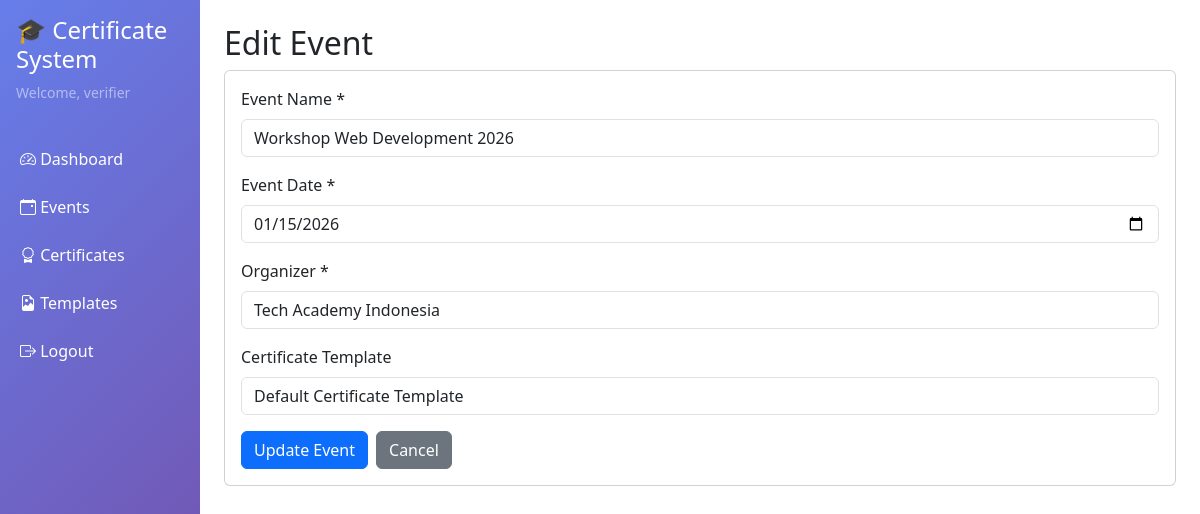
The page /admin/events/edit.php?id=1 (signed in) on the database its author committed.
### tables this page shows
CREATE TABLE IF NOT EXISTS events (
    id INT PRIMARY KEY AUTO_INCREMENT,
    event_name VARCHAR(200) NOT NULL,
    event_date DATE NOT NULL,
    organizer VARCHAR(200) NOT NULL,
    template_id INT,
    created_by INT NOT NULL,
    created_at DATETIME NOT NULL DEFAULT CURRENT_TIMESTAMP,
    FOREIGN KEY (template_id) REFERENCES templates(id) ON DELETE SET NULL,
    FOREIGN KEY (created_by) REFERENCES users(id) ON DELETE RESTRICT,
    INDEX idx_event_name (event_name),
    INDEX idx_event_date (event_date),
    INDEX idx_created_by (created_by)
);

CREATE TABLE IF NOT EXISTS templates (
    id INT PRIMARY KEY AUTO_INCREMENT,
    template_name VARCHAR(100) NOT NULL,
    template_file VARCHAR(255) NOT NULL,
    layout_config TEXT,
    created_at DATETIME NOT NULL DEFAULT CURRENT_TIMESTAMP,
    INDEX idx_template_name (template_name)
);

### includes/security.php (called while the page is built, shortened)
<?php
function sanitize($data) {
    return htmlspecialchars(trim($data), ENT_QUOTES, 'UTF-8');
}

### admin/events/edit.php (the view, shortened to what this page needs)
<?php
require_once __DIR__ . '/../../includes/security.php';
$db = getDB();
$eventId = (int)$_GET['id'];
$stmt = $db->prepare("SELECT * FROM events WHERE id = ?");
$stmt->execute([$eventId]);
$event = $stmt->fetch();
$stmt = $db->query("SELECT id, template_name FROM templates ORDER BY template_name");
$templates = $stmt->fetchAll();
include __DIR__ . '/../_header.php';
?>
<h2>Edit Event</h2>
<div class="card">
    <div class="card-body">
        <form method="POST" action="">
            <div class="mb-3">
                <label for="event_name" class="form-label">Event Name *</label>
                <input type="text" class="form-control" id="event_name" name="event_name"
                       value="<?php echo sanitize($event['event_name']); ?>" required>
            </div>
            <div class="mb-3">
                <label for="event_date" class="form-label">Event Date *</label>
                <input type="date" class="form-control" id="event_date" name="event_date"
                       value="<?php echo $event['event_date']; ?>" required>
            </div>
            <div class="mb-3">
                <label for="organizer" class="form-label">Organizer *</label>
                <input type="text" class="form-control" id="organizer" name="organizer"
                       value="<?php echo sanitize($event['organizer']); ?>" required>
            </div>
            <div class="mb-3">
                <label for="template_id" class="form-label">Certificate Template</label>
                <select class="form-control" id="template_id" name="template_id">
                    <?php foreach ($templates as $template): ?>
                        <option value="<?php echo $template['id']; ?>"
                                <?php echo $event['template_id'] == $template['id'] ? 'selected' : ''; ?>>
                            <?php echo sanitize($template['template_name']); ?>
                        </option>
                    <?php endforeach; ?>
                </select>
            </div>
            <div class="d-flex gap-2">
                <button type="submit" class="btn btn-primary">Update Event</button>
                <a href="index.php" class="btn btn-secondary">Cancel</a>
            </div>
        </form>
    </div>
</div>
<?php include __DIR__ . '/../_footer.php'; ?>

### rows shown on the page
events: event_name "Workshop Web Development 2026", event_date "01/15/2026", organizer "Tech Academy Indonesia", template_id "Default Certificate Template"

### other values the page prints
getCurrentUsername() "verifier"
